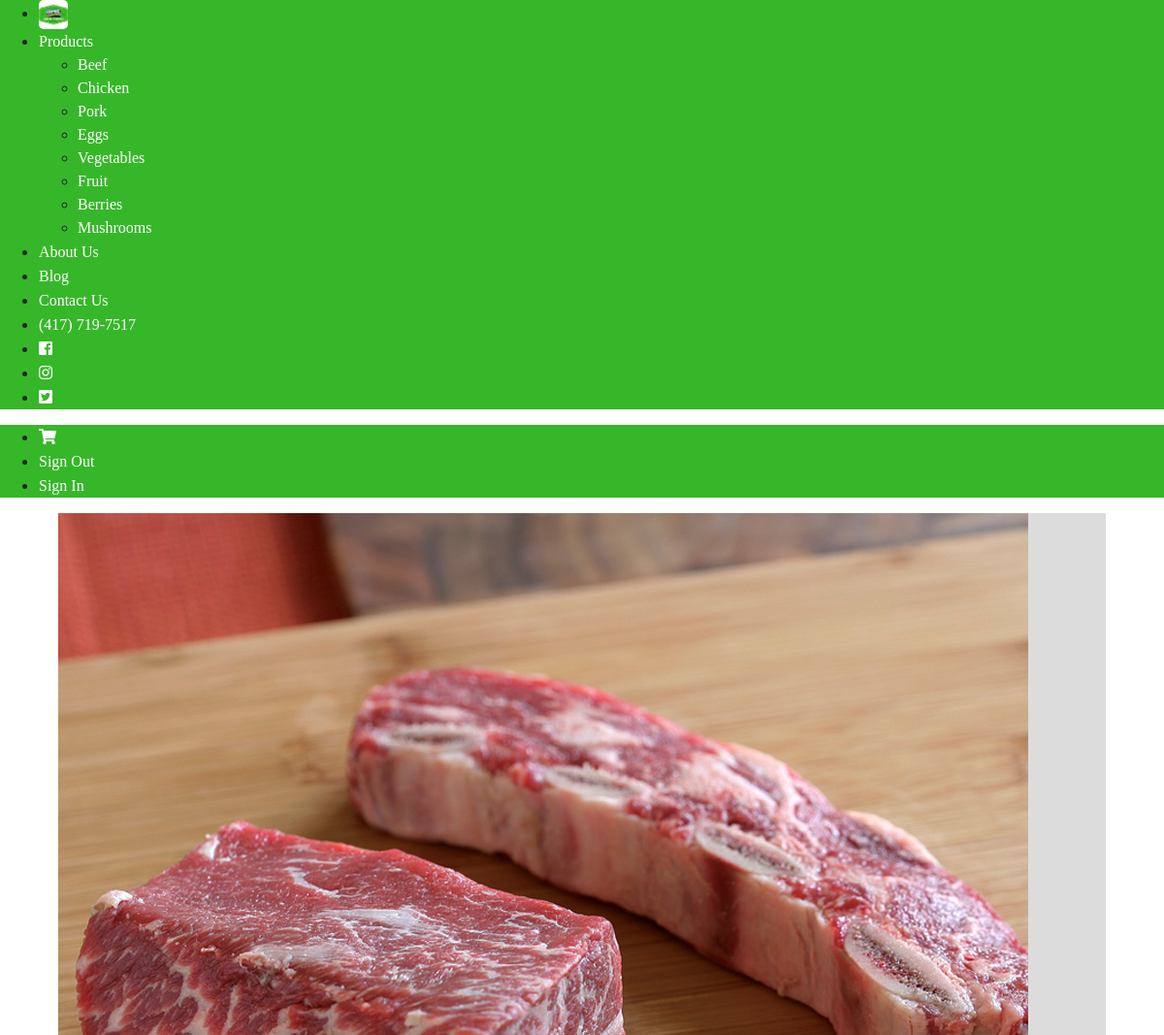
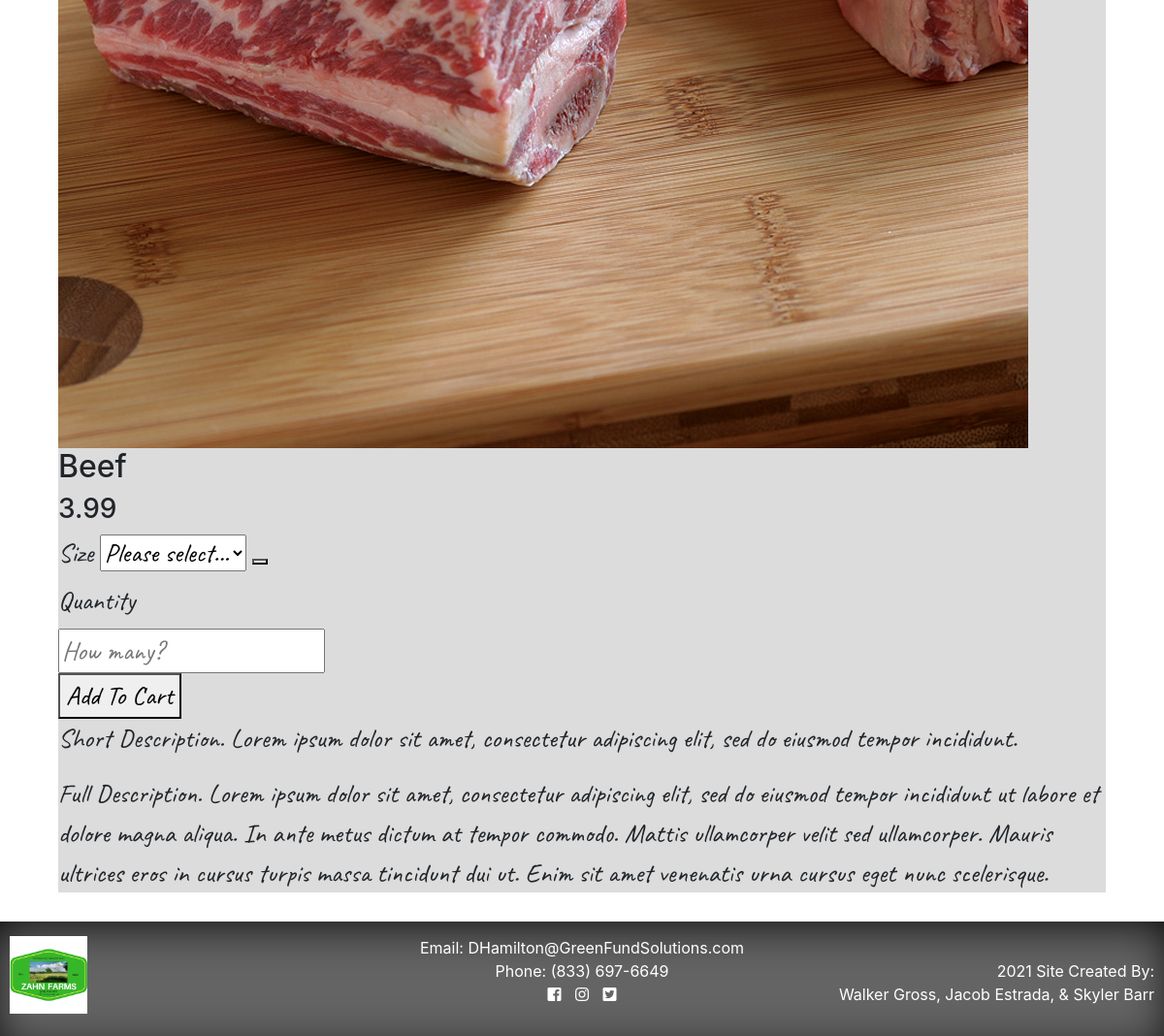
Page /product/?catID=41&prodID=4 on the committed database (2 pictures, top to bottom).
### tables this page shows
CREATE TABLE `categories` (
  `catID` int(11) NOT NULL,
  `catName` varchar(25) NOT NULL,
  `image` varchar(255) NOT NULL
);

CREATE TABLE `products` (
  `productID` int(11) NOT NULL,
  `productName` varchar(50) NOT NULL,
  `portionsID` int(11) NOT NULL,
  `price` decimal(10,2) NOT NULL,
  `qty` decimal(10,2) NOT NULL,
  `shortDesc` varchar(255) DEFAULT NULL,
  `fullDesc` varchar(255) DEFAULT NULL,
  `catID` int(11) NOT NULL,
  `image` varchar(255) NOT NULL,
  `sizeID` int(11) NOT NULL,
  `outOfSeason` tinyint(1) NOT NULL,
  `hide` tinyint(1) NOT NULL
);

### models/products_db.php (called while the page is built, shortened)
<?php
function getAllCategories(){
    global $db;
    $sql = "SELECT * FROM categories";
    $qry = $db->query($sql);
    $aryCat = $qry->fetchAll();
    return $aryCat;
}
function prodByID($prodID){
    global $db;
    $sql = "select * from products where productID = $prodID";
    $qry = $db->query($sql);
    $product = $qry->fetch();
    return $product;
}

### models/requests.php (called while the page is built, shortened)
<?php
$prodID = filter_input(INPUT_GET, "prodID");
?>

### product/product.php (the view, shortened to what this page needs)
<?php
$prod = prodByID($prodID);
?>
<div class="uk-grid-small uk-flex-center uk-text-center content-container" style="width:90%; margin:auto" uk-grid>
  <div class="uk-card uk-card-default uk-width-1-2@s">
    <img src="../images/<?=$prod['image']?>" alt="<?=$prod['productName']?> Image">
  </div>
  <div class="uk-width-1-2@s">
    <h2>
      <?=$prod['productName']?>
    </h2>
    <h3>
      <?=$prod['price']?> <?$portion['portionsDesc']?>
    </h3>
    <form class="uk-form-stacked" action="product.php" method="get">
      <div class="uk-grid-small uk-child-width-1-1@m uk-flex-center uk-text-center" uk-grid>
        <?php
          if($prod['sizeID'] != null){
        ?>
        <div class="uk-card">
          <div uk-form-custom="target: > * > span:first-child">
            <label class="uk-form-label">Size</label>
            <select name="size">
              <option value="">Please select...</option>
            </select>
            <button class="uk-button uk-button-default" type="button" tabindex="-1">
            </button>
          </div>
        </div>
        <?php
          }
        ?>
        <div class="uk-card  uk-width-expand">
          <label class="uk-form-label" for="form-stacked-text">Quantity</label>
          <div class="uk-form-controls uk-width-1-3" style="margin:auto">
            <input class="uk-input uk-text-center" id="form-stacked-text" type="number" placeholder="How many?" min="1" name="qty">
          </div>
        </div>
        <div class="uk-card">
          <button class="uk-button uk-button-default" type="submit">Add To Cart</button>
        </div>
      </div>
    </form>
    <div class="uk-card uk-card-default uk-card-body uk-width-expand product-desc-short">
    <p>
      Short Description. Lorem ipsum dolor sit amet, consectetur adipiscing elit, sed do eiusmod tempor incididunt.
    </p>
  </div>
  </div>
  <div class="uk-card uk-card-default uk-card-body uk-width-expand product-desc-full">
    <p>
      Full Description. Lorem ipsum dolor sit amet, consectetur adipiscing elit, sed do eiusmod tempor incididunt ut labore
      et dolore magna aliqua. In ante metus dictum at tempor commodo. Mattis ullamcorper velit sed ullamcorper. Mauris
      ultrices eros in cursus turpis massa tincidunt dui ut. Enim sit amet venenatis urna cursus eget nunc
      scelerisque.
    </p>
  </div>
</div>

### views/navbar.php
<div uk-sticky="sel-target: .uk-navbar-container; cls-active: uk-navbar-sticky">
    <nav class="uk-navbar-container" uk-navbar>
        <div class="uk-navbar-left">
            <ul class="uk-navbar-nav">
                <li>
                    <a class="uk-logo" href="../product/">
                        <img src="../images/Zahn Farms Logo.jpg" alt="Zahn Farms Logo">
                    </a>
                </li>
                <li>
                    <a href="../product/">Products</a>
                    <div class="uk-navbar-dropdown" delay-hide="50">
                        <ul class="uk-nav uk-navbar-dropdown-nav">
                            <?php
                            $aryCat = getAllCategories();
                            foreach($aryCat as $cat){
                            ?>
                            <li><a href="?catID=<?=$cat['catID']?>"><?=$cat['catName']?></a></li>
                            <?php
                            }
                            ?>
                        </ul>
                    </div>
                </li>
                <li><a href="../aboutUs/aboutUs.php">About Us</a></li>
                <li><a href="../aboutUs/latestNews.php">Blog</a></li>
                <li><a href="../aboutUS/contact.php">Contact Us</a></li>
                <li><a href="tel:417-719-7517" class="navContact">(417) 719-7517</a></li>
                <li><a href="https://www.facebook.com/ZahnFarms/" target="_blank"><i
                            class="fab fa-facebook-square"></i></a></li>
                <li><a href="#" target="_blank"><i class="fab fa-instagram"></i></a></li>
                <li><a href="https://twitter.com/ag_select" target="_blank"><i class="fab fa-twitter-square"></i></a>
                </li>
            </ul>
        </div>
        <div class="uk-navbar-right">
            <ul class="uk-navbar-nav">
                <li><a href="../product/cart.php"><i class="fas fa-shopping-cart"></i></a></li>
                <li><a href="?lo=y" class='nav' id='lo'>Sign Out</a></li>
                <li><a href="../admin/">Sign In</a></li>
            </ul>
        </div>
    </nav>
</div>

### views/styles.css (style rules this page uses)
html, body { background-image: url("images/barnWood.jpg"); background-size: cover; height:100%; }
.uk-navbar-nav { background-color: rgb(54, 183, 41); }
.uk-navbar-nav>li>a { font-family: 'Caveat Brush', cursive; font-weight: 500; font-size: 1em; }
.uk-navbar-dropdown { background-color: rgb(54, 183, 41); font-family: 'Caveat Brush', cursive; }
nav a, nav a:hover { color: white !important; text-decoration: none; }
nav img { height: 30px; border-radius: 5px; }
.content-container { background-color: rgba(201, 201, 201, 0.644); }
.uk-card { font-family: 'Caveat', cursive; font-size: 1.7em; background-color: rgba(1,1,1,0) }

### rows in the picture
categories: catName "Beef"
categories: catName "Chicken"
categories: catName "Pork"
categories: catName "Eggs"
categories: catName "Vegetables"
categories: catName "Fruit"
categories: catName "Berries"
categories: catName "Mushrooms"
products: image (picture), productName "Beef", price "3.99"
